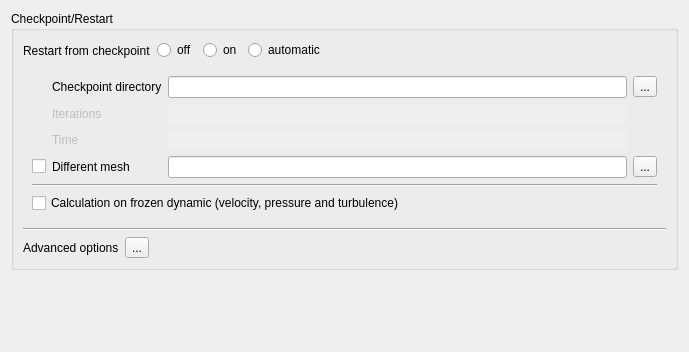
<?xml version="1.0" encoding="UTF-8"?>
<ui version="4.0">
 <class>StartRestartForm</class>
 <widget class="QWidget" name="StartRestartForm">
  <property name="geometry">
   <rect>
    <x>0</x>
    <y>0</y>
    <width>689</width>
    <height>352</height>
   </rect>
  </property>
  <property name="windowTitle">
   <string>Form</string>
  </property>
  <layout class="QGridLayout">
   <item row="0" column="0">
    <widget class="QGroupBox" name="groupBox">
     <property name="toolTip">
      <string>&lt;html&gt;&lt;head/&gt;&lt;body&gt;&lt;p&gt;&lt;span style=&quot; font-size:9pt;&quot;&gt;Indicate if the calculation resumes from a previous one and define associated options.&lt;/span&gt;&lt;/p&gt;&lt;/body&gt;&lt;/html&gt;</string>
     </property>
     <property name="title">
      <string>Checkpoint/Restart</string>
     </property>
     <layout class="QGridLayout">
      <item row="4" column="0">
       <widget class="Line" name="lineICCVFG">
        <property name="orientation">
         <enum>Qt::Horizontal</enum>
        </property>
       </widget>
      </item>
      <item row="5" column="0">
       <layout class="QHBoxLayout">
        <item>
         <widget class="QLabel" name="label_3">
          <property name="toolTip">
           <string>&lt;html&gt;&lt;head/&gt;&lt;body&gt;&lt;p&gt;&lt;span style=&quot; font-size:9pt;&quot;&gt;Define advanced options for restart checkpoints.&lt;/span&gt;&lt;/p&gt;&lt;/body&gt;&lt;/html&gt;</string>
          </property>
          <property name="text">
           <string>Advanced options</string>
          </property>
         </widget>
        </item>
        <item>
         <widget class="QToolButton" name="toolButtonAdvanced">
          <property name="toolTip">
           <string>&lt;html&gt;&lt;head/&gt;&lt;body&gt;&lt;p&gt;&lt;span style=&quot; font-size:9pt;&quot;&gt;Define advanced options for restart checkpoints.&lt;/span&gt;&lt;/p&gt;&lt;/body&gt;&lt;/html&gt;</string>
          </property>
          <property name="text">
           <string>...</string>
          </property>
          <property name="icon">
           <iconset resource="resources_pages.qrc">
            <normaloff>:/new/prefix1/data/icons/22x22/preferences-system.png</normaloff>:/new/prefix1/data/icons/22x22/preferences-system.png</iconset>
          </property>
          <property name="iconSize">
           <size>
            <width>22</width>
            <height>22</height>
           </size>
          </property>
          <property name="shortcut">
           <string>Ctrl+S</string>
          </property>
         </widget>
        </item>
        <item>
         <spacer>
          <property name="orientation">
           <enum>Qt::Horizontal</enum>
          </property>
          <property name="sizeHint" stdset="0">
           <size>
            <width>16</width>
            <height>16</height>
           </size>
          </property>
         </spacer>
        </item>
       </layout>
      </item>
      <item row="0" column="0">
       <layout class="QHBoxLayout" name="horizontalLayout">
        <item>
         <widget class="QLabel" name="label">
          <property name="toolTip">
           <string>&lt;html&gt;&lt;head/&gt;&lt;body&gt;&lt;p&gt;&lt;span style=&quot; font-size:9pt;&quot;&gt;Indicate if the calculation resumes from a previous one.&lt;/span&gt;&lt;/p&gt;&lt;/body&gt;&lt;/html&gt;</string>
          </property>
          <property name="text">
           <string>Restart from checkpoint</string>
          </property>
         </widget>
        </item>
        <item>
         <widget class="QRadioButton" name="radioButtonNo">
          <property name="toolTip">
           <string>&lt;html&gt;&lt;head/&gt;&lt;body&gt;&lt;p&gt;&lt;span style=&quot; font-size:9pt;&quot;&gt;Indicate if the calculation resumes from a previous one.&lt;/span&gt;&lt;/p&gt;&lt;/body&gt;&lt;/html&gt;</string>
          </property>
          <property name="text">
           <string>off</string>
          </property>
         </widget>
        </item>
        <item>
         <widget class="QRadioButton" name="radioButtonYes">
          <property name="toolTip">
           <string>&lt;html&gt;&lt;head/&gt;&lt;body&gt;&lt;p&gt;&lt;span style=&quot; font-size:9pt;&quot;&gt;Indicate if the calculation resumes from a previous one.&lt;/span&gt;&lt;/p&gt;&lt;/body&gt;&lt;/html&gt;</string>
          </property>
          <property name="text">
           <string>on</string>
          </property>
         </widget>
        </item>
        <item>
         <widget class="QRadioButton" name="radioButtonAuto">
          <property name="text">
           <string>automatic</string>
          </property>
         </widget>
        </item>
        <item>
         <spacer>
          <property name="orientation">
           <enum>Qt::Horizontal</enum>
          </property>
          <property name="sizeHint" stdset="0">
           <size>
            <width>21</width>
            <height>21</height>
           </size>
          </property>
         </spacer>
        </item>
       </layout>
      </item>
      <item row="2" column="0">
       <widget class="QFrame" name="frameRestart">
        <property name="frameShape">
         <enum>QFrame::NoFrame</enum>
        </property>
        <property name="frameShadow">
         <enum>QFrame::Raised</enum>
        </property>
        <layout class="QVBoxLayout" name="verticalLayout">
         <item>
          <layout class="QGridLayout" name="gridLayout">
           <item row="3" column="1">
            <widget class="QLabel" name="labelCheckRestartMesh">
             <property name="toolTip">
              <string>&lt;html&gt;&lt;head/&gt;&lt;body&gt;&lt;p&gt;Map restart from a checkpoint based on a different mesh than the current computational mesh.&lt;/p&gt;&lt;/body&gt;&lt;/html&gt;</string>
             </property>
             <property name="text">
              <string>Different mesh</string>
             </property>
            </widget>
           </item>
           <item row="0" column="4">
            <widget class="QToolButton" name="toolButton">
             <property name="toolTip">
              <string>&lt;html&gt;&lt;head/&gt;&lt;body&gt;&lt;p&gt;&lt;span style=&quot; font-size:9pt;&quot;&gt;Select the restart directory (Ex: &lt;/span&gt;&lt;span style=&quot; font-size:9pt; font-weight:600;&quot;&gt;STUDY/CASE/RESU/run_id/checkpoint&lt;/span&gt;&lt;span style=&quot; font-size:9pt;&quot;&gt;).&lt;/span&gt;&lt;/p&gt;&lt;/body&gt;&lt;/html&gt;</string>
             </property>
             <property name="text">
              <string>...</string>
             </property>
             <property name="icon">
              <iconset resource="resources_pages.qrc">
               <normaloff>:/new/prefix1/data/icons/22x22/document-open.png</normaloff>:/new/prefix1/data/icons/22x22/document-open.png</iconset>
             </property>
            </widget>
           </item>
           <item row="0" column="3">
            <widget class="QLineEdit" name="lineEdit">
             <property name="sizePolicy">
              <sizepolicy hsizetype="Expanding" vsizetype="Preferred">
               <horstretch>0</horstretch>
               <verstretch>0</verstretch>
              </sizepolicy>
             </property>
             <property name="minimumSize">
              <size>
               <width>280</width>
               <height>0</height>
              </size>
             </property>
             <property name="toolTip">
              <string>&lt;html&gt;&lt;head/&gt;&lt;body&gt;&lt;p&gt;Select the restart directory (e.g. &lt;span style=&quot; font-weight:600;&quot;&gt;CASE/RESU/run_id/checkpoint&lt;/span&gt;).&lt;/p&gt;&lt;/body&gt;&lt;/html&gt;</string>
             </property>
            </widget>
           </item>
           <item row="3" column="4">
            <widget class="QToolButton" name="toolButtonRestartMesh">
             <property name="text">
              <string>...</string>
             </property>
             <property name="icon">
              <iconset resource="resources_pages.qrc">
               <normaloff>:/new/prefix1/data/icons/22x22/document-new.png</normaloff>:/new/prefix1/data/icons/22x22/document-new.png</iconset>
             </property>
            </widget>
           </item>
           <item row="3" column="3">
            <widget class="QLineEdit" name="lineEditRestartMesh">
             <property name="toolTip">
              <string>&lt;html&gt;&lt;head/&gt;&lt;body&gt;&lt;p&gt;&lt;span style=&quot; font-weight:600;&quot;&gt;mesh_input&lt;/span&gt; or &lt;span style=&quot; font-weight:600;&quot;&gt;mesh_output&lt;/span&gt; from previous run matching the restart files.&lt;/p&gt;&lt;p&gt;If this file is not available (not saved in previous calculation), re-running the previous calculation in &amp;quot;preprocessing only&amp;quot; mode may allow rebuilding it.&lt;/p&gt;&lt;/body&gt;&lt;/html&gt;</string>
             </property>
            </widget>
           </item>
           <item row="4" column="3">
            <spacer name="horizontalSpacerMesh">
             <property name="orientation">
              <enum>Qt::Horizontal</enum>
             </property>
             <property name="sizeHint" stdset="0">
              <size>
               <width>40</width>
               <height>0</height>
              </size>
             </property>
            </spacer>
           </item>
           <item row="0" column="1">
            <widget class="QLabel" name="labelRestartDir">
             <property name="toolTip">
              <string>&lt;html&gt;&lt;head/&gt;&lt;body&gt;&lt;p&gt;&lt;span style=&quot; font-size:9pt;&quot;&gt;Select the restart directory (Ex: &lt;/span&gt;&lt;span style=&quot; font-size:9pt; font-weight:600;&quot;&gt;STUDY/CASE/RESU/run_id/checkpoint&lt;/span&gt;&lt;span style=&quot; font-size:9pt;&quot;&gt;).&lt;/span&gt;&lt;/p&gt;&lt;/body&gt;&lt;/html&gt;</string>
             </property>
             <property name="text">
              <string>Checkpoint directory</string>
             </property>
            </widget>
           </item>
           <item row="3" column="0">
            <widget class="QCheckBox" name="checkBoxRestartMesh">
             <property name="toolTip">
              <string>&lt;html&gt;&lt;head/&gt;&lt;body&gt;&lt;p&gt;Map restart from a checkpoint based on a different mesh than the current computational mesh.&lt;/p&gt;&lt;/body&gt;&lt;/html&gt;</string>
             </property>
             <property name="text">
              <string/>
             </property>
            </widget>
           </item>
           <item row="1" column="1">
            <widget class="QLabel" name="labelIteration">
             <property name="enabled">
              <bool>false</bool>
             </property>
             <property name="text">
              <string>Iterations</string>
             </property>
            </widget>
           </item>
           <item row="2" column="1">
            <widget class="QLabel" name="labelTime">
             <property name="enabled">
              <bool>false</bool>
             </property>
             <property name="text">
              <string>Time</string>
             </property>
            </widget>
           </item>
           <item row="1" column="3">
            <widget class="QLineEdit" name="lineEditIteration">
             <property name="enabled">
              <bool>false</bool>
             </property>
             <property name="toolTip">
              <string>&lt;html&gt;&lt;head/&gt;&lt;body&gt;&lt;p&gt;Cumulative number of iterations in previous computation.&lt;/p&gt;&lt;/body&gt;&lt;/html&gt;</string>
             </property>
             <property name="frame">
              <bool>false</bool>
             </property>
             <property name="readOnly">
              <bool>true</bool>
             </property>
            </widget>
           </item>
           <item row="2" column="3">
            <widget class="QLineEdit" name="lineEditTime">
             <property name="enabled">
              <bool>false</bool>
             </property>
             <property name="toolTip">
              <string>&lt;html&gt;&lt;head/&gt;&lt;body&gt;&lt;p&gt;Physical time reached by in previous computation.&lt;/p&gt;&lt;/body&gt;&lt;/html&gt;</string>
             </property>
             <property name="frame">
              <bool>false</bool>
             </property>
             <property name="readOnly">
              <bool>true</bool>
             </property>
            </widget>
           </item>
          </layout>
         </item>
         <item>
          <widget class="Line" name="line">
           <property name="orientation">
            <enum>Qt::Horizontal</enum>
           </property>
          </widget>
         </item>
         <item>
          <layout class="QHBoxLayout">
           <item>
            <widget class="QCheckBox" name="checkBox">
             <property name="toolTip">
              <string>&lt;html&gt;&lt;head/&gt;&lt;body&gt;&lt;p&gt;&lt;span style=&quot; font-size:9pt;&quot;&gt;Indicate whether the dynamic field should be frozen or not. In such a case, the values of velocity, pressure, and turbulence variables are kept constant. Only the equations for the scalars are solved.&lt;/span&gt;&lt;/p&gt;&lt;p&gt;&lt;span style=&quot; font-size:9pt;&quot;&gt;(code_saturne key word: &lt;/span&gt;&lt;span style=&quot; font-size:9pt; font-weight:600;&quot;&gt;ICCVFG&lt;/span&gt;&lt;span style=&quot; font-size:9pt;&quot;&gt;)&lt;/span&gt;&lt;/p&gt;&lt;/body&gt;&lt;/html&gt;</string>
             </property>
             <property name="text">
              <string>Calculation on frozen dynamic (velocity, pressure and turbulence)</string>
             </property>
            </widget>
           </item>
           <item>
            <spacer>
             <property name="orientation">
              <enum>Qt::Horizontal</enum>
             </property>
             <property name="sizeHint" stdset="0">
              <size>
               <width>16</width>
               <height>20</height>
              </size>
             </property>
            </spacer>
           </item>
          </layout>
         </item>
        </layout>
       </widget>
      </item>
     </layout>
    </widget>
   </item>
   <item row="3" column="0">
    <spacer>
     <property name="orientation">
      <enum>Qt::Vertical</enum>
     </property>
     <property name="sizeType">
      <enum>QSizePolicy::Expanding</enum>
     </property>
     <property name="sizeHint" stdset="0">
      <size>
       <width>16</width>
       <height>16</height>
      </size>
     </property>
    </spacer>
   </item>
  </layout>
 </widget>
 <resources>
  <include location="resources_pages.qrc"/>
 </resources>
 <connections>
  <connection>
   <sender>radioButtonYes</sender>
   <signal>toggled(bool)</signal>
   <receiver>lineICCVFG</receiver>
   <slot>show()</slot>
   <hints>
    <hint type="sourcelabel">
     <x>244</x>
     <y>46</y>
    </hint>
    <hint type="destinationlabel">
     <x>224</x>
     <y>129</y>
    </hint>
   </hints>
  </connection>
  <connection>
   <sender>radioButtonNo</sender>
   <signal>toggled(bool)</signal>
   <receiver>lineICCVFG</receiver>
   <slot>hide()</slot>
   <hints>
    <hint type="sourcelabel">
     <x>286</x>
     <y>46</y>
    </hint>
    <hint type="destinationlabel">
     <x>224</x>
     <y>129</y>
    </hint>
   </hints>
  </connection>
 </connections>
</ui>
